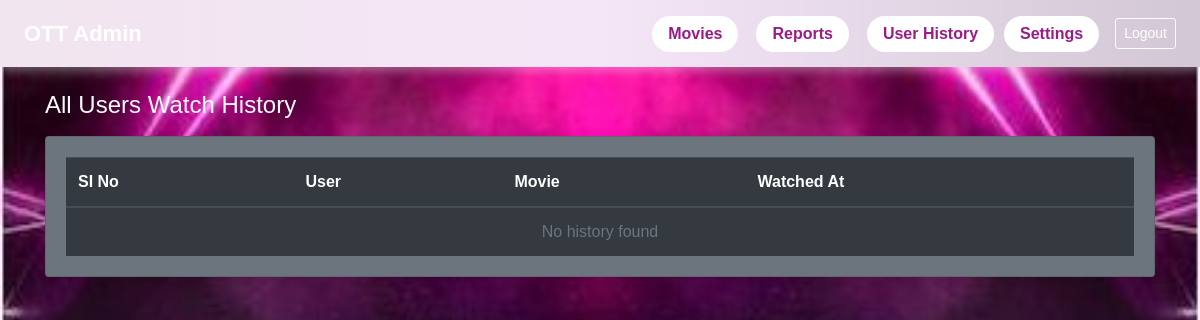
The app's page /users/history/, older data.
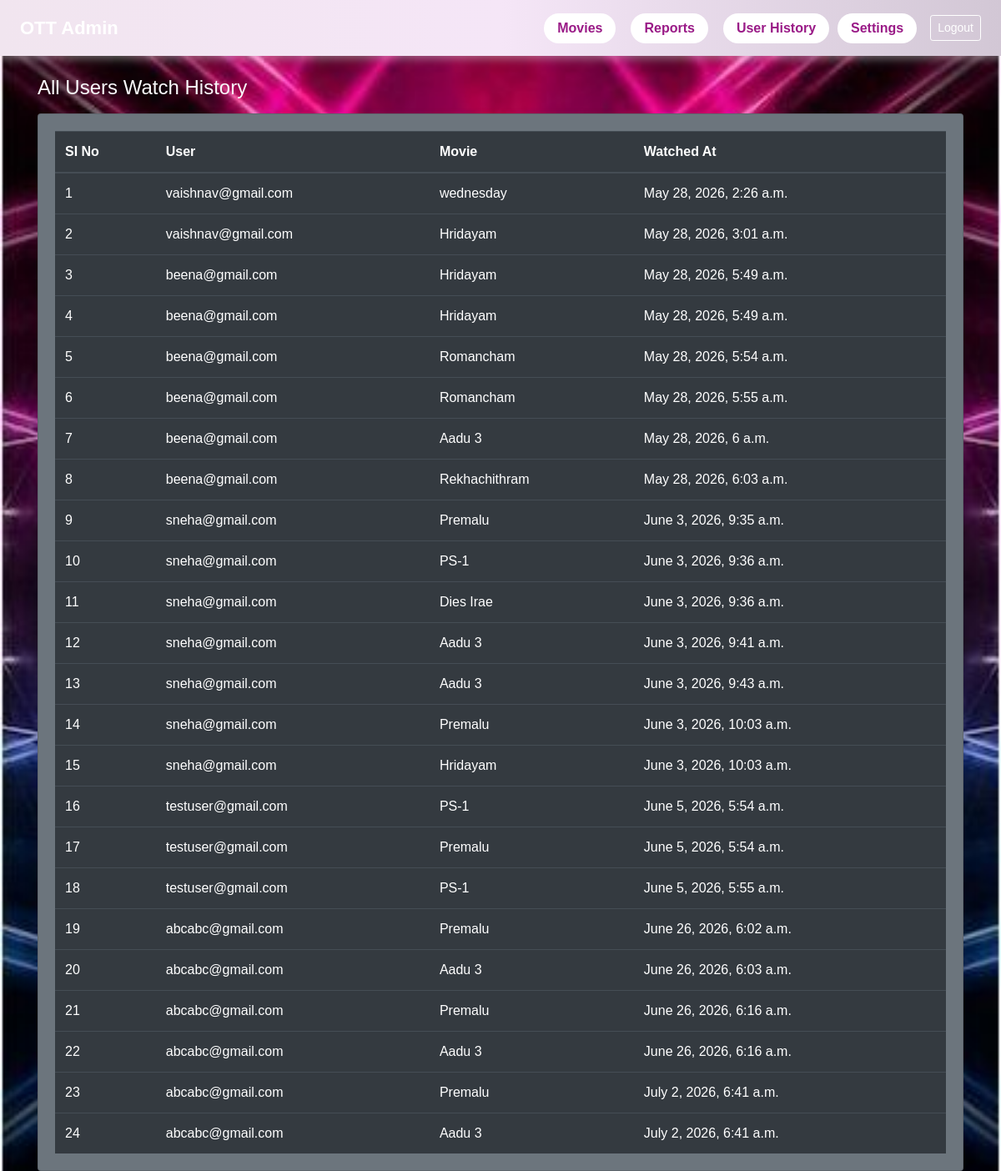
The same page, newer data.
### adminapp/models.py (models this page shows)
class watchHistory(models.Model):
    user = models.ForeignKey(User, on_delete=models.CASCADE)
    movie = models.ForeignKey(Movie, on_delete=models.CASCADE)
    watched_at = models.DateTimeField(auto_now_add=True)

class User(AbstractBaseUser):
    email = models.EmailField(unique=True)
    name = models.CharField(max_length=255)
    is_active = models.BooleanField(default=True)
    is_admin = models.BooleanField(default=False)
    objects = UserManager()
    USERNAME_FIELD = 'email'

class Movie(models.Model):
    genre = models.CharField(max_length=100,null=True)
    title = models.CharField(max_length=255)
    description = models.TextField()
    thumbnail = models.FileField(upload_to='thumbnails/')
    video = models.FileField(upload_to='videos/')
    view_count = models.IntegerField(default=0)
    is_featured = models.BooleanField(default=False)

### adminapp/views.py (the view)
# urls.py: path('users/history/', views.all_user_history, name='user_history'),
def all_user_history(request):
    history = watchHistory.objects.all().select_related('user', 'movie')
    return render(request, 'user_history.html', {
        'history': history
    })

### adminapp/templates/user_history.html (shortened to what this page needs)
{% extends "navbar.html" %}
{% block content %}
<div class="container mt-4 text-light">
    <h4 class="mb-3">All Users Watch History</h4>
    <div class="card bg-secondary text-light shadow">
        <div class="card-body">
            <table class="table table-dark table-hover mb-0">
                <thead>
                    <tr>
                        <th>SI No</th>
                        <th>User</th>
                        <th>Movie</th>
                        <th>Watched At</th>
                    </tr>
                </thead>
                <tbody>
                    {% for h in history %}
                    <tr>
                        <td>{{ forloop.counter }}</td>
                        <td>{{ h.user.email }}</td>
                        <td>{{ h.movie.title }}</td>
                        <td>{{ h.watched_at }}</td>
                    </tr>
                    {% empty %}
                    <tr>
                        <td colspan="4" class="text-center text-muted">
                            No history found
                        </td>
                    </tr>
                    {% endfor %}
                </tbody>
            </table>
        </div>
    </div>
</div>
{% endblock %}

### adminapp/templates/navbar.html (shortened to what this page needs)
<!DOCTYPE html>
<html>
<head>
    {% load static %}
    <link rel="stylesheet"
          href="https://cdn.jsdelivr.net/npm/bootstrap@4.6.2/dist/css/bootstrap.min.css">
    <link rel="stylesheet" href="{% static 'style.css' %}">
</head>
<body class="bg-dark">
<nav class="navbar navbar-expand-lg navbar-dark ott-navbar px-4">
    <a class="navbar-brand font-weight-bold text-white"
       href="{% url 'movies' %}">
        OTT Admin
    </a>
    <div class="ml-auto d-flex align-items-center">
        <a href="{% url 'movies' %}" class="btn ott-nav-btn mr-2">
            Movies
        </a>
        <a href="{% url 'report' %}" class="btn ott-nav-btn mr-2">
            Reports
        </a>
        <a href="{% url 'user_history' %}" class="btn ott-nav-btn me-2">
             User History
        </a>
        <a href="{% url 'accsettings' %}" class="btn ott-nav-btn mr-3">
            Settings
        </a>
        <a href="{% url 'adminlogin' %}" class="btn btn-outline-light btn-sm">
            Logout
        </a>
    </div>
</nav>
{% block content %}
{% endblock %}
</body>
</html>

### adminapp/static/style.css (style rules this page uses)
body { min-height: 100vh; background: url("/static/bg1.jpg"); background-size: cover; background-position: center; background-repeat: no-repeat; font-family: Arial, sans-serif; }
.ott-navbar { background: linear-gradient(90deg, #f1e5ef, #f5e6f7, #d2c7d5); padding: 12px 24px; box-shadow: 0 4px 10px rgba(237, 236, 236, 0.4); }
.ott-navbar .navbar-brand { color: #ffffff; font-size: 22px; font-weight: 700; }
.ott-nav-btn { background-color: #ffffff; color: #9a1b87; border: none; padding: 6px 16px; margin-left: 10px; border-radius: 20px; font-weight: 600; transition: all 0.3s ease; }
.btn-outline-light { border-color: #ffffff; color: #ffffff; }

Row changes from the older to the newer data that the page shows:
added watchHistory: user.email "vaishnav@gmail.com", movie "wednesday", watched_at "May 28, 2026, 2:26 a.m."
added watchHistory: user.email "vaishnav@gmail.com", movie "Hridayam", watched_at "May 28, 2026, 3:01 a.m."
added watchHistory: user.email "beena@gmail.com", movie "Hridayam", watched_at "May 28, 2026, 5:49 a.m."
added watchHistory: user.email "beena@gmail.com", movie "Hridayam", watched_at "May 28, 2026, 5:49 a.m."
added watchHistory: user.email "beena@gmail.com", movie "Romancham", watched_at "May 28, 2026, 5:54 a.m."
added watchHistory: user.email "beena@gmail.com", movie "Romancham", watched_at "May 28, 2026, 5:55 a.m."
added watchHistory: user.email "beena@gmail.com", movie "Aadu 3", watched_at "May 28, 2026, 6 a.m."
added watchHistory: user.email "beena@gmail.com", movie "Rekhachithram", watched_at "May 28, 2026, 6:03 a.m."
added watchHistory: user.email "sneha@gmail.com", movie "Premalu", watched_at "June 3, 2026, 9:35 a.m."
added watchHistory: user.email "sneha@gmail.com", movie "PS-1", watched_at "June 3, 2026, 9:36 a.m."
added watchHistory: user.email "sneha@gmail.com", movie "Dies Irae", watched_at "June 3, 2026, 9:36 a.m."
added watchHistory: user.email "sneha@gmail.com", movie "Aadu 3", watched_at "June 3, 2026, 9:41 a.m."
added watchHistory: user.email "sneha@gmail.com", movie "Aadu 3", watched_at "June 3, 2026, 9:43 a.m."
added watchHistory: user.email "sneha@gmail.com", movie "Premalu", watched_at "June 3, 2026, 10:03 a.m."
added watchHistory: user.email "sneha@gmail.com", movie "Hridayam", watched_at "June 3, 2026, 10:03 a.m."
added watchHistory: user.email "testuser@gmail.com", movie "PS-1", watched_at "June 5, 2026, 5:54 a.m."
added watchHistory: user.email "testuser@gmail.com", movie "Premalu", watched_at "June 5, 2026, 5:54 a.m."
added watchHistory: user.email "testuser@gmail.com", movie "PS-1", watched_at "June 5, 2026, 5:55 a.m."
added watchHistory: user.email "abcabc@gmail.com", movie "Premalu", watched_at "June 26, 2026, 6:02 a.m."
added watchHistory: user.email "abcabc@gmail.com", movie "Aadu 3", watched_at "June 26, 2026, 6:03 a.m."
added watchHistory: user.email "abcabc@gmail.com", movie "Premalu", watched_at "June 26, 2026, 6:16 a.m."
added watchHistory: user.email "abcabc@gmail.com", movie "Aadu 3", watched_at "June 26, 2026, 6:16 a.m."
added watchHistory: user.email "abcabc@gmail.com", movie "Premalu", watched_at "July 2, 2026, 6:41 a.m."
added watchHistory: user.email "abcabc@gmail.com", movie "Aadu 3", watched_at "July 2, 2026, 6:41 a.m."
Text that changed along with them:
text no longer shown: "No history found"
